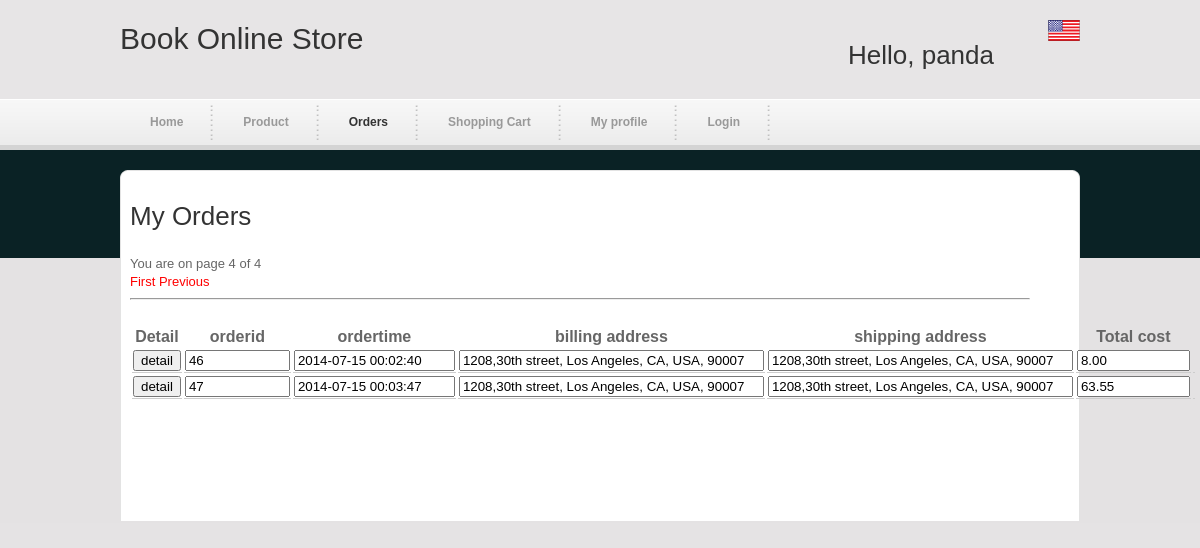
The app's page /orders.php?page=4 (signed in) with its own data.
### tables this page shows
CREATE TABLE `orders` (
  `orderid` int(11) NOT NULL AUTO_INCREMENT,
  `customerid` varchar(45) NOT NULL,
  `nowtime` datetime DEFAULT NULL,
  `billingaddress` varchar(45) DEFAULT NULL,
  `shippingaddress` varchar(45) DEFAULT NULL,
  `total` decimal(10,2) DEFAULT NULL,
  PRIMARY KEY (`orderid`)
);

### orders.php (the view, shortened to what this page needs)
<html >
<head>
<link href="css/alldiv.css" rel="stylesheet" type="text/css" />
<link rel="stylesheet" type="text/css" href="css/ddsmoothmenu.css" />
</head>
<body id="subpage">
<div id="div1">
	<div id="div2">
    	<div id="site_title">
        <h1>Book Online Store</h1>
      </div>
        <div id="header_right">
            <ul id="language">
                <li><a><img src="images/usa.png" alt="English" /></a></li>
            </ul>
            <div id="templatemo_search">
              <h2 style="display:inline">
                 <?php
                 if(!isset($_SESSION['customerid'])){
                    echo "NOT LOGIN";
                 }else{
                     echo "Hello, ".$_SESSION['username'];
                      };
                 ?>
             </h2>
            </div>
         </div>
    </div>
<div id="templatemo_menu" class="ddsmoothmenu">
        <ul>
            <li><a href="home.php" >Home</a></li>
            <li><a href="product.php">Product</a></li>
            <li><a href="orders.php" class="selected">Orders</a></li>
            <li><a href="shoppingcart.php">Shopping Cart</a></li>
            <li><a href="profile.php">My profile</a></li>
            <li><a href="loginc.php">Login</a></li>
        </ul>
        <br style="clear: left" />
    </div>
    <div class="cleaner h20"></div>
    <div id="templatemo_main_top"></div>
    <div id="templatemo_main" style="display:block">
          <div id="content1">
        	<h2>My Orders</h2>
            <?php
                $customerid=$_SESSION['customerid'];
                    $sql1="select * from orders where customerid='$customerid'";
                $data=mysql_query($sql1);
                $rows=mysql_num_rows($data);
            if(isset($_GET['page'])){
                $page=$_GET['page'];
                $page=mysql_real_escape_string($page);
              }
              else{
                $page=1;
              }
            $perpage=5;
            $total_page=ceil($rows/$perpage);
            echo "You are on page $page of $total_page<br>";
            if($page!=1){
              echo "<a href='orders.php?page=1'><span style='color:red'>First</span></a>"." ";
              $previous=$page-1;
              echo "<a href='orders.php?page=$previous'><span style='color:red'>Previous</span></a>";
            }
              echo  "<hr><br/>";
              $x=($page-1)*$perpage;
              $sql2="select * from orders where customerid='$customerid' limit $x,$perpage";
                $data1=mysql_query($sql2);
          ?>
            <div class="col col_13">
            <div id="contact_form">
              <?php
       echo "<form class=table align=center action=editadmin.php method=post>";
       echo "<table border=0 align=center>";
        echo "
        <tr>
         <th>Detail</th>
        <th>orderid</th>
        <th>ordertime</th>
        <th>billing address</th>
        <th>shipping address</th>
        <th>Total cost</th>
        </tr>";
   while($row = mysql_fetch_array($data1)) {
            echo "<tr>";
             echo "<td>"."<input type=button value=detail onclick='loaddetail(".$row[orderid].")'></td>";
            echo "<td>"."<input type=text name=username size=10 value=".$row['orderid']."></td>";
            echo "<td>"."<input type=text name=firstname size=17 value='".$row[nowtime]."'></td>";
            echo "<td>"."<input type=text name=lastname size=35 value='".$row[billingaddress]."'></td>";
            echo "<td>"."<input type=text name=password size=35 value='".$row[shippingaddress]."'></td>";
            echo "<td>"."<input type=text name=usertype size=11 value=".$row['total']."></td>";
            echo "<td>"."<input type=hidden name=hidden value=".$row['username']."></td>";
            echo "</tr>";
           }
           echo"</table>";
            echo "</form>";
            echo'
            </div> ';
 ?>
            </div>
		</div>
        <div class="col col_13">
			<div class="cleaner h30"></div>
        </div>
        <div class="cleaner h30"></div>
        </div>
    </div>
</body>
</html>

### css/alldiv.css (style rules this page uses)
body { margin: 0; padding: 0; color: #666; font-family: Tahoma, Geneva, sans-serif; font-size: 13px; line-height: 1.4em; background-color: #f7f7f7; background-repeat: repeat-x; background-position: top; }
#subpage { background-image: url(../images/templatemo_body_subpage.png) }
a, a:link, a:visited { color: #666; font-weight: normal; text-decoration: none }
img { border: none; }
h1, h2, h3, h4, h5, h6 { color: #333; font-weight: normal; }
h1 { font-size: 30px; margin: 0 0 30px; padding: 5px 0 }
h2 { font-size: 26px; margin: 0 0 25px; padding: 5px 0 }
.cleaner { clear: both }
.h20 { height: 20px }
.h30 { height: 30px }
#div1 { width: 960px; padding: 0 10px; margin: 0 auto; }
#div2 { width: 960px; height: 100px; }
#templatemo_menu { width: 960px; height: 50px; }
#templatemo_main_top { width: 960px; height: 12px; background: url(../images/templatemo_main_top.png) no-repeat top }
#templatemo_main { width: 960px; background: url(../images/templatemo_main_middle.png) repeat-y }
#content1 { float: left; width: 900px; width: 900px; padding: 20px 10px 20px; }
#site_title { float: left; margin-top: 30px; }
#site_title h1 { margin: 0; padding: 0 }
#header_right { float: right; display: inline-block; padding-top: 20px; }
#language { margin: 0; padding: 0; list-style: none }
#language li { float: right; display: block; margin-left: 5px }
#templatemo_search { clear: both; margin-top: 5px; width: 232px; height: 31px; ) }
table td { border-bottom: 1px solid #ccc }
#contact_form { padding: 0; width: 600px; margin-bottom: 40px }
#contact_form form { margin: 0px; padding: 0px; }
.col { float: left; margin-right: 20px }
.col_13 { width: 300px }

### css/ddsmoothmenu.css (style rules this page uses)
.ddsmoothmenu ul { z-index:100; margin: 0; padding: 0; list-style-type: none; }
.ddsmoothmenu ul li { position: relative; display: inline; float: left; }
.ddsmoothmenu ul li a { display: block; padding: 0 30px; height: 45px; line-height: 45px; font-size: 12px; color: #999; text-decoration: none; font-weight: 700; outline: none; text-align: center; background: url(images/templatemo_menu_divider.png) right center no-repeat }
.ddsmoothmenu ul li a.selected, .ddsmoothmenu ul li a:hover { color: #333; }

### orders.php (style rules this page uses)
a { color: #666; }

### records on screen
orders: username "46", firstname "2014-07-15 00:02:40", lastname "1208,30th street, Los Angeles, CA, USA, 90007", password "1208,30th street, Los Angeles, CA, USA, 90007", usertype "8.00"
orders: username "47", firstname "2014-07-15 00:03:47", lastname "1208,30th street, Los Angeles, CA, USA, 90007", password "1208,30th street, Los Angeles, CA, USA, 90007", usertype "63.55"

### other values on screen
$_SESSION['username'] "panda"
$page "4"
$total_page "4"
